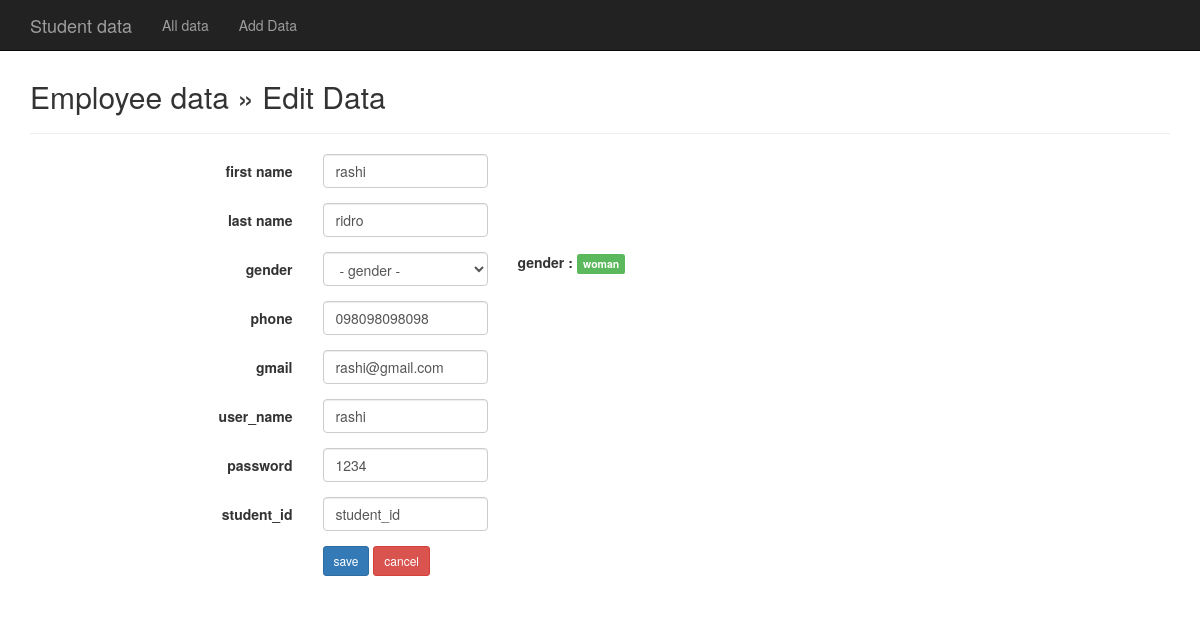
The app's page /edit.php?first_name=rashi with its own data.
### tables this page shows
CREATE TABLE `student_info` (
  `first_name` varchar(20) NOT NULL,
  `last_name` varchar(20) NOT NULL,
  `gender` varchar(10) NOT NULL,
  `student_id` varchar(16) NOT NULL,
  `address` varchar(50) NOT NULL,
  `phone` varchar(20) NOT NULL,
  `gmail` varchar(20) NOT NULL,
  `user_name` varchar(30) NOT NULL,
  `passward` varchar(30) NOT NULL
);

### edit.php (the view, shortened to what this page needs)
<?php
include("connect.php");
?>
<!DOCTYPE html>
<html lang="en">
<head>
	<link href="css/bootstrap.min.css" rel="stylesheet">
	<link href="css/bootstrap-datepicker.css" rel="stylesheet">
</head>
<body>
	<nav class="navbar navbar-inverse navbar-fixed-top">
		<div class="container">
			<div class="navbar-header">
				<a class="navbar-brand hidden-xs hidden-sm" href="index.php">Student data</a>
			</div>
			<div id="navbar" class="navbar-collapse collapse">
				<ul class="nav navbar-nav">
					<li><a href="index.php">All  data</a></li>
					<li><a href="add.php">Add Data</a></li>
				</ul>
			</div>
		</div>
	</nav>
	<div class="container">
		<div class="content">
          <h2>Employee data &raquo; Edit Data</h2>
			<hr />
			<?php
			$first_name = $_GET['first_name'];
			$sql = mysqli_query($connect, "SELECT * FROM student_info WHERE first_name='$first_name'");
			if(!$sql){
				header("Location: index.php");
			}else{
				$row = mysqli_fetch_assoc($sql);
			}
			?>
			<form class="form-horizontal" action="" method="post">
				<div class="form-group">
					<label class="col-sm-3 control-label">first name</label>
					<div class="col-sm-2">
						<input type="text" name="first_name" value="<?php echo $row ['first_name']; ?>" class="form-control" placeholder="first_name" required>
					</div>
				</div>
				<div class="form-group">
					<label class="col-sm-3 control-label">last name</label>
					<div class="col-sm-2">
						<input type="text" name="last_name" value="<?php echo $row ['last_name']; ?>" class="form-control" placeholder="last_name" required>
					</div>
				</div>
				<div class="form-group">
					<label class="col-sm-3 control-label">gender</label>
					<div class="col-sm-2">
						<select name="gender" class="form-control" required>
							<option value=""> - gender - </option>
						</select>
					</div>
					<div class="col-sm-3">
                    <b>gender :</b> <span class="label label-success"><?php echo $row['gender']; ?></span>
				    </div>
				</div>
				<div class="form-group">
					<label class="col-sm-3 control-label">phone</label>
					<div class="col-sm-2">
						<input type="text" name="phone" value="<?php echo $row ['phone']; ?>" class="form-control" placeholder="phone" required>
					</div>
				</div>
				<div class="form-group">
					<label class="col-sm-3 control-label">gmail</label>
					<div class="col-sm-2">
						<input type="text" name="gmail" value="<?php echo $row ['gmail']; ?>" class="form-control" placeholder="gmail" required>
					</div>
				</div>
				<div class="form-group">
					<label class="col-sm-3 control-label">user_name</label>
					<div class="col-sm-2">
						<input type="text" name="user_name" value="<?php echo $row ['user_name']; ?>" class="form-control" placeholder="user_name" required>
					</div>
				</div>
				<div class="form-group">
					<label class="col-sm-3 control-label">password</label>
					<div class="col-sm-2">
						<input type="text" name="password" value="<?php echo $row ['passward']; ?>" class="form-control" placeholder="password" required>
					</div>
				</div>
                  <div class="form-group">
					<label class="col-sm-3 control-label">student_id</label>
					<div class="col-sm-2">
						<input type="text" name="student_id" value="<?php echo $row ['student_id']; ?>" class="form-control" placeholder="student_id" required>
					</div>
				</div>
				<div class="form-group">
					<label class="col-sm-3 control-label">&nbsp;</label>
					<div class="col-sm-6">
						<input type="submit" name="save" class="btn btn-sm btn-primary" value="save">
						<a href="index.php" class="btn btn-sm btn-danger">cancel</a>
					</div>
				</div>
			</form>
</div>
	</div>
</body>
</html>

### edit.php (style rules this page uses)
.content { margin-top: 80px; }

### records on screen
student_info: first_name "rashi", last_name "ridro", gender "woman", phone "098098098098", gmail "rashi@gmail.com", user_name "rashi", password "1234", student_id "student_id"
